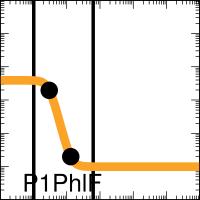

The script that saved this image:

set output "demo_FixedGates0xFE_002_A000_xfer_model_P1_PhlF.eps"
set terminal postscript eps enhanced color "Helvetica, 35" size 2,2
set logscale x
set logscale y
set lmargin screen 0.0
set rmargin screen 1.0
set tmargin screen 1.0
set bmargin screen 0.0
set size ratio 1.0
set border linewidth 2
set tics scale 2
set mxtics 10
set mytics 10
set key bottom left
set key samplen -1
set xrange [0.001:1000.0]
set yrange [0.001:1000.0]
set format y "10^{%L}"    
set format x "10^{%L}"    
set format x ""    
set xlabel '11111010'
set arrow from 0.010311912257466803,0.001 to 0.010311912257466803,1000.0 nohead lw 10 lt 2 lc rgb '#000000'
set arrow from 0.6248575718933977,0.001 to 0.6248575718933977,1000.0 nohead lw 10 lt 2 lc rgb '#000000'
ymin = 0.01
ymax = 3.9
K = 0.03
n = 4.0
set dummy x

plot ymin+(ymax-ymin)/(1.0+(x/K)**n) lw 25 lc rgb '#F9A427' title 'P1PhlF',\
 "<echo '1 2'" using (0.030038585):(1.9500000373914668)  with points pt 7 ps 4 lc rgb 'black' notitle,\
 "<echo '1 2'" using (0.133146326):(0.019999999905404506)  with points pt 7 ps 4 lc rgb 'black' notitle
